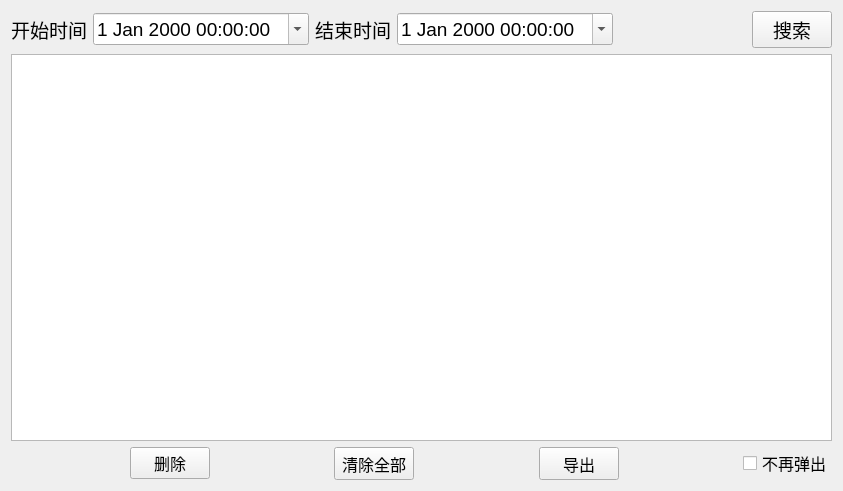
<?xml version="1.0" encoding="UTF-8"?>
<ui version="4.0">
 <class>LogSearch</class>
 <widget class="QWidget" name="LogSearch">
  <property name="geometry">
   <rect>
    <x>0</x>
    <y>0</y>
    <width>843</width>
    <height>491</height>
   </rect>
  </property>
  <property name="font">
   <font>
    <pointsize>14</pointsize>
   </font>
  </property>
  <property name="windowTitle">
   <string>LogSearch</string>
  </property>
  <layout class="QGridLayout" name="gridLayout">
   <item row="0" column="0">
    <layout class="QHBoxLayout" name="horizontalLayout_5">
     <item>
      <widget class="QLabel" name="label_3">
       <property name="text">
        <string>开始时间</string>
       </property>
      </widget>
     </item>
     <item>
      <widget class="QDateTimeEdit" name="dateTimeEdit">
       <property name="calendarPopup">
        <bool>true</bool>
       </property>
      </widget>
     </item>
     <item>
      <widget class="QLabel" name="label_4">
       <property name="text">
        <string>结束时间</string>
       </property>
      </widget>
     </item>
     <item>
      <widget class="QDateTimeEdit" name="dateTimeEdit_2">
       <property name="calendarPopup">
        <bool>true</bool>
       </property>
      </widget>
     </item>
     <item>
      <spacer name="horizontalSpacer_10">
       <property name="orientation">
        <enum>Qt::Horizontal</enum>
       </property>
       <property name="sizeHint" stdset="0">
        <size>
         <width>40</width>
         <height>20</height>
        </size>
       </property>
      </spacer>
     </item>
     <item>
      <widget class="QPushButton" name="btnLogAlmSearch">
       <property name="text">
        <string>搜索</string>
       </property>
       <property name="icon">
        <iconset resource="res.qrc">
         <normaloff>:/res/SoftIcon/search.png</normaloff>:/res/SoftIcon/search.png</iconset>
       </property>
       <property name="iconSize">
        <size>
         <width>25</width>
         <height>25</height>
        </size>
       </property>
      </widget>
     </item>
    </layout>
   </item>
   <item row="1" column="0">
    <widget class="QTableWidget" name="tableWidget_Alm"/>
   </item>
   <item row="2" column="0">
    <layout class="QHBoxLayout" name="horizontalLayout_7">
     <item>
      <spacer name="horizontalSpacer_11">
       <property name="orientation">
        <enum>Qt::Horizontal</enum>
       </property>
       <property name="sizeHint" stdset="0">
        <size>
         <width>40</width>
         <height>20</height>
        </size>
       </property>
      </spacer>
     </item>
     <item>
      <widget class="QPushButton" name="btnLogDel">
       <property name="font">
        <font>
         <family>Arial</family>
         <pointsize>12</pointsize>
        </font>
       </property>
       <property name="text">
        <string>删除</string>
       </property>
       <property name="icon">
        <iconset resource="res.qrc">
         <normaloff>:/res/SoftIcon/Cancel.png</normaloff>:/res/SoftIcon/Cancel.png</iconset>
       </property>
       <property name="iconSize">
        <size>
         <width>25</width>
         <height>25</height>
        </size>
       </property>
      </widget>
     </item>
     <item>
      <spacer name="horizontalSpacer_5">
       <property name="orientation">
        <enum>Qt::Horizontal</enum>
       </property>
       <property name="sizeHint" stdset="0">
        <size>
         <width>40</width>
         <height>20</height>
        </size>
       </property>
      </spacer>
     </item>
     <item>
      <widget class="QPushButton" name="btnClear">
       <property name="sizePolicy">
        <sizepolicy hsizetype="Minimum" vsizetype="Preferred">
         <horstretch>0</horstretch>
         <verstretch>0</verstretch>
        </sizepolicy>
       </property>
       <property name="minimumSize">
        <size>
         <width>0</width>
         <height>33</height>
        </size>
       </property>
       <property name="font">
        <font>
         <family>Arial</family>
         <pointsize>12</pointsize>
        </font>
       </property>
       <property name="text">
        <string>清除全部</string>
       </property>
       <property name="icon">
        <iconset resource="res.qrc">
         <normaloff>:/res/SoftIcon/Clear.png</normaloff>:/res/SoftIcon/Clear.png</iconset>
       </property>
       <property name="iconSize">
        <size>
         <width>25</width>
         <height>25</height>
        </size>
       </property>
      </widget>
     </item>
     <item>
      <spacer name="horizontalSpacer_3">
       <property name="orientation">
        <enum>Qt::Horizontal</enum>
       </property>
       <property name="sizeHint" stdset="0">
        <size>
         <width>37</width>
         <height>17</height>
        </size>
       </property>
      </spacer>
     </item>
     <item>
      <widget class="QPushButton" name="btnExport">
       <property name="minimumSize">
        <size>
         <width>0</width>
         <height>33</height>
        </size>
       </property>
       <property name="font">
        <font>
         <family>Arial</family>
         <pointsize>12</pointsize>
        </font>
       </property>
       <property name="text">
        <string>导出</string>
       </property>
       <property name="icon">
        <iconset resource="res.qrc">
         <normaloff>:/res/SoftIcon/excel.png</normaloff>:/res/SoftIcon/excel.png</iconset>
       </property>
       <property name="iconSize">
        <size>
         <width>20</width>
         <height>20</height>
        </size>
       </property>
      </widget>
     </item>
     <item>
      <spacer name="horizontalSpacer_4">
       <property name="orientation">
        <enum>Qt::Horizontal</enum>
       </property>
       <property name="sizeHint" stdset="0">
        <size>
         <width>37</width>
         <height>17</height>
        </size>
       </property>
      </spacer>
     </item>
     <item>
      <widget class="QCheckBox" name="checkBox">
       <property name="font">
        <font>
         <family>Arial</family>
         <pointsize>12</pointsize>
        </font>
       </property>
       <property name="text">
        <string>不再弹出</string>
       </property>
      </widget>
     </item>
    </layout>
   </item>
  </layout>
 </widget>
 <layoutdefault spacing="6" margin="11"/>
 <resources>
  <include location="res.qrc"/>
 </resources>
 <connections/>
</ui>
